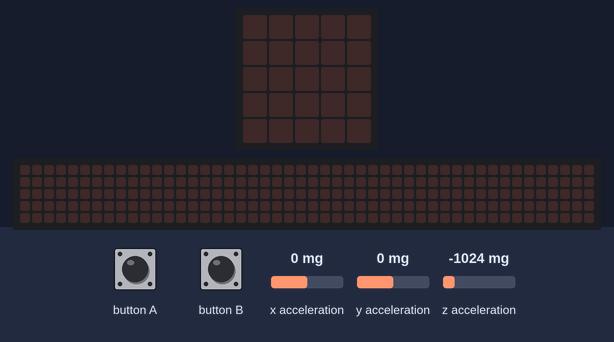
Recording of a program running on a simulated BBC micro:bit (MakeCode). Parts: the board's 5×5 LED display, a strip that is not on the board, showing the scrolling text unrolled. The test bench sets the inputs (shaded band); at power-on: x acceleration 0 mg, y acceleration 0 mg, z acceleration -1024 mg. The 48×5 strip is a reading aid, not a part: it shows the text the display is scrolling, unrolled, one strip-width of it at a time.

Above: at 1.2 s.
1.3 s: x acceleration set to -1440 mg
At 2.1 s:
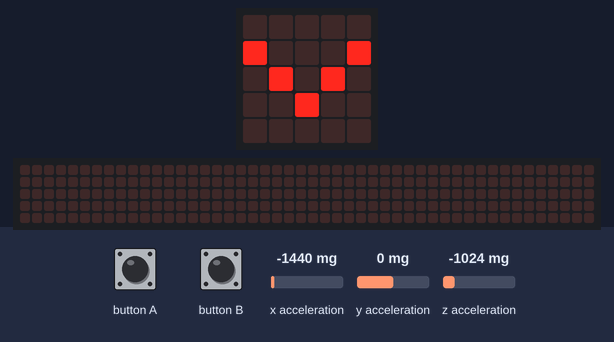
2.8 s: y acceleration set to -1440 mg
At 2.87 s:
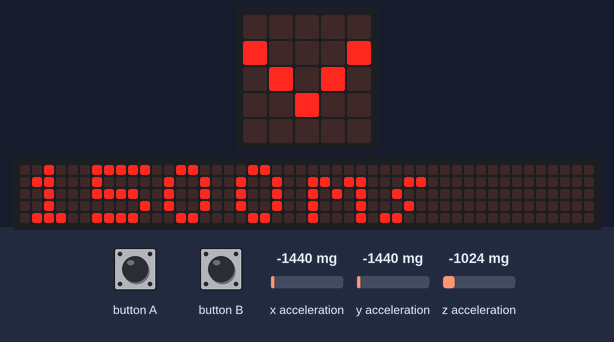
At 8.87 s:
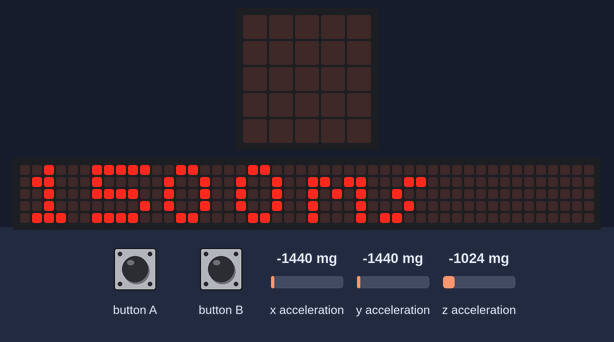
Timing chart, 0 to 10.4 s (numbered marks = the images above; inputs shaded):
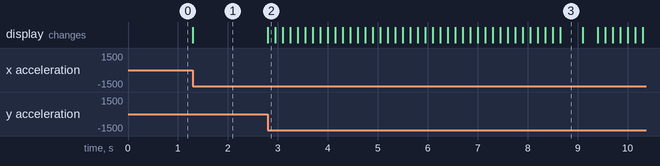

The program:

main.ts
```typescript
let delta_time_micros: number;
let start_time_micros = 0
while (true) {
    while (Math.sqrt(Math.pow(input.acceleration(Dimension.X), 2) + Math.pow(input.acceleration(Dimension.Y), 2) + Math.pow(input.acceleration(Dimension.Z), 2)) > 400) {
        //  freefall threshold (milli-G)

    }
    start_time_micros = input.runningTimeMicros()
    basic.showLeds(`
    . . . . .
    # . . . #
    . # . # .
    . . # . .
    . . . . .
    `)
    while (Math.sqrt(Math.pow(input.acceleration(Dimension.X), 2) + Math.pow(input.acceleration(Dimension.Y), 2) + Math.pow(input.acceleration(Dimension.Z), 2)) < 2000) {
        //  landing threshold (milli-G)

    }
    delta_time_micros = input.runningTimeMicros() - start_time_micros
    while (!(input.buttonIsPressed(Button.A) || input.buttonIsPressed(Button.B))) {
        //  quit when A or B pressed at the end of display
        basic.showString("" + Math.idiv(delta_time_micros, 1000) + "ms")
    }
}
```

test.ts
```typescript
// les tests vont ici; ceci n'est pas compilé lorsque cet ensemble est utilisé en tant qu'extension.
```

Measured:
- after the input at 1.3 s, the display: changes at once (image 1)
- after the input at 2.8 s, the display: changes at once (image 2)
- what the display in image 3 shows lasts 0.4 s, from 8.7 s to 9.1 s
